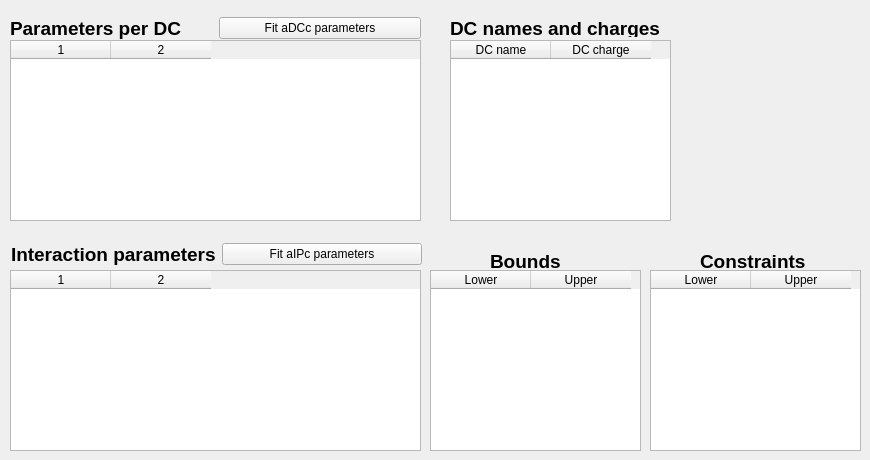
      <widget class="QWidget" name="tab_12">
       <attribute name="title">
        <string>Parameter information</string>
       </attribute>
       <widget class="QTableWidget" name="tableWidget_aDCc">
        <property name="geometry">
         <rect>
          <x>10</x>
          <y>40</y>
          <width>411</width>
          <height>181</height>
         </rect>
        </property>
        <property name="autoScrollMargin">
         <number>16</number>
        </property>
        <property name="rowCount">
         <number>0</number>
        </property>
        <property name="columnCount">
         <number>2</number>
        </property>
        <column>
         <property name="text">
          <string>1</string>
         </property>
        </column>
        <column>
         <property name="text">
          <string>2</string>
         </property>
        </column>
       </widget>
       <widget class="QWidget" name="layoutWidget">
        <property name="geometry">
         <rect>
          <x>10</x>
          <y>10</y>
          <width>411</width>
          <height>37</height>
         </rect>
        </property>
        <layout class="QHBoxLayout" name="horizontalLayout">
         <item>
          <widget class="QLabel" name="label_105">
           <property name="font">
            <font>
             <pointsize>14</pointsize>
             <weight>75</weight>
             <bold>true</bold>
            </font>
           </property>
           <property name="text">
            <string>Parameters per DC</string>
           </property>
          </widget>
         </item>
         <item>
          <widget class="QPushButton" name="pushButton_fit_aDCc">
           <property name="text">
            <string>Fit aDCc parameters</string>
           </property>
          </widget>
         </item>
        </layout>
       </widget>
       <widget class="QLabel" name="label_106">
        <property name="geometry">
         <rect>
          <x>450</x>
          <y>20</y>
          <width>211</width>
          <height>17</height>
         </rect>
        </property>
        <property name="font">
         <font>
          <pointsize>14</pointsize>
          <weight>75</weight>
          <bold>true</bold>
         </font>
        </property>
        <property name="text">
         <string>DC names and charges</string>
        </property>
       </widget>
       <widget class="QTableWidget" name="tableWidget_DC">
        <property name="geometry">
         <rect>
          <x>450</x>
          <y>40</y>
          <width>221</width>
          <height>181</height>
         </rect>
        </property>
        <property name="rowCount">
         <number>0</number>
        </property>
        <property name="columnCount">
         <number>2</number>
        </property>
        <column>
         <property name="text">
          <string>DC name</string>
         </property>
        </column>
        <column>
         <property name="text">
          <string>DC charge</string>
         </property>
        </column>
       </widget>
       <widget class="QTableWidget" name="tableWidget_aIPxc">
        <property name="geometry">
         <rect>
          <x>10</x>
          <y>270</y>
          <width>411</width>
          <height>181</height>
         </rect>
        </property>
        <property name="autoScrollMargin">
         <number>16</number>
        </property>
        <property name="rowCount">
         <number>0</number>
        </property>
        <property name="columnCount">
         <number>2</number>
        </property>
        <column>
         <property name="text">
          <string>1</string>
         </property>
        </column>
        <column>
         <property name="text">
          <string>2</string>
         </property>
        </column>
       </widget>
       <widget class="QLabel" name="label_12">
        <property name="geometry">
         <rect>
          <x>490</x>
          <y>250</y>
          <width>71</width>
          <height>22</height>
         </rect>
        </property>
        <property name="font">
         <font>
          <pointsize>14</pointsize>
          <weight>75</weight>
          <bold>true</bold>
         </font>
        </property>
        <property name="text">
         <string>Bounds</string>
        </property>
       </widget>
       <widget class="QTableWidget" name="tableWidget_bounds">
        <property name="geometry">
         <rect>
          <x>430</x>
          <y>270</y>
          <width>211</width>
          <height>181</height>
         </rect>
        </property>
        <property name="autoScrollMargin">
         <number>16</number>
        </property>
        <property name="rowCount">
         <number>0</number>
        </property>
        <property name="columnCount">
         <number>2</number>
        </property>
        <column>
         <property name="text">
          <string>Lower</string>
         </property>
        </column>
        <column>
         <property name="text">
          <string>Upper</string>
         </property>
        </column>
       </widget>
       <widget class="QTableWidget" name="tableWidget_constraints">
        <property name="geometry">
         <rect>
          <x>650</x>
          <y>270</y>
          <width>211</width>
          <height>181</height>
         </rect>
        </property>
        <property name="autoScrollMargin">
         <number>16</number>
        </property>
        <property name="rowCount">
         <number>0</number>
        </property>
        <property name="columnCount">
         <number>2</number>
        </property>
        <column>
         <property name="text">
          <string>Lower</string>
         </property>
        </column>
        <column>
         <property name="text">
          <string>Upper</string>
         </property>
        </column>
       </widget>
       <widget class="QLabel" name="label_26">
        <property name="geometry">
         <rect>
          <x>700</x>
          <y>250</y>
          <width>111</width>
          <height>22</height>
         </rect>
        </property>
        <property name="font">
         <font>
          <pointsize>14</pointsize>
          <weight>75</weight>
          <bold>true</bold>
         </font>
        </property>
        <property name="text">
         <string>Constraints</string>
        </property>
       </widget>
       <widget class="QWidget" name="layoutWidget">
        <property name="geometry">
         <rect>
          <x>11</x>
          <y>240</y>
          <width>411</width>
          <height>29</height>
         </rect>
        </property>
        <layout class="QHBoxLayout" name="horizontalLayout_2">
         <item>
          <widget class="QLabel" name="label_115">
           <property name="font">
            <font>
             <pointsize>14</pointsize>
             <weight>75</weight>
             <bold>true</bold>
            </font>
           </property>
           <property name="text">
            <string>Interaction parameters</string>
           </property>
          </widget>
         </item>
         <item>
          <widget class="QPushButton" name="pushButton_fit_aIPc">
           <property name="text">
            <string>Fit aIPc parameters</string>
           </property>
          </widget>
         </item>
        </layout>
       </widget>
      </widget>
